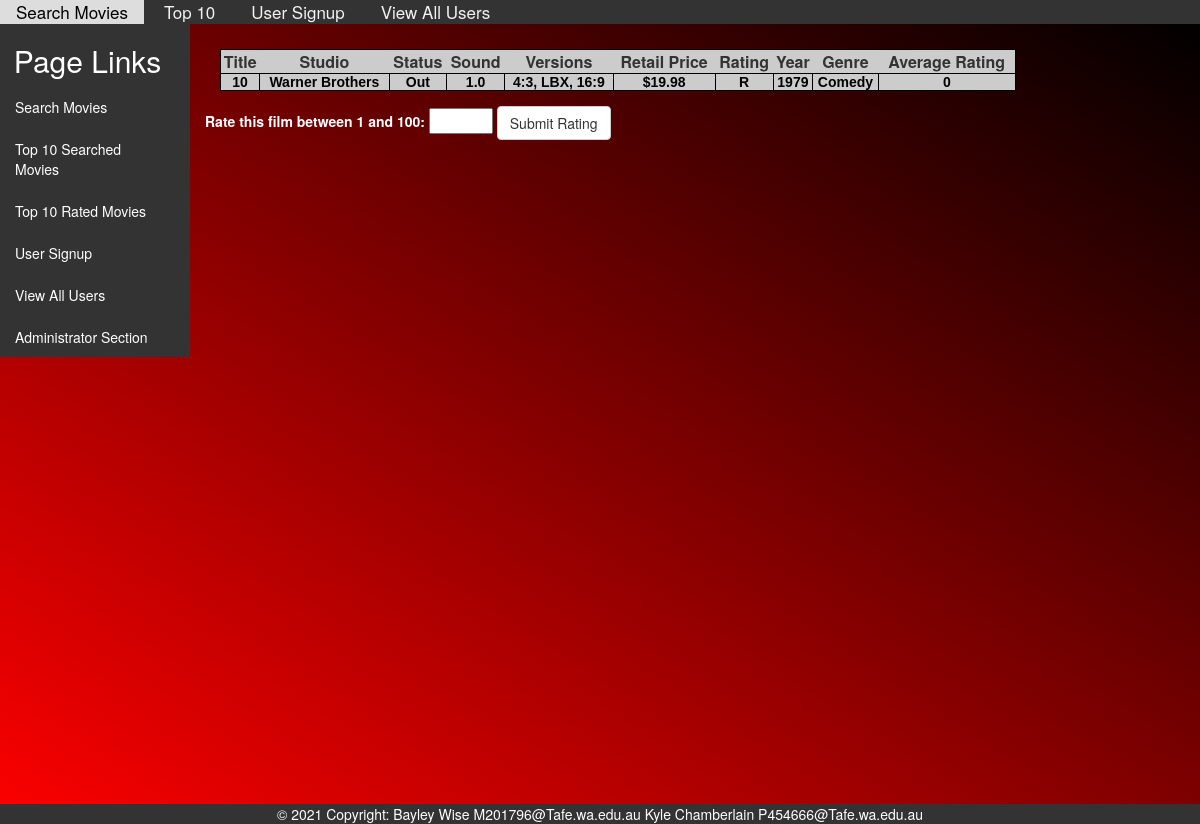
Before: /WebSite/moreInfo.php?id=1 with the older database file.
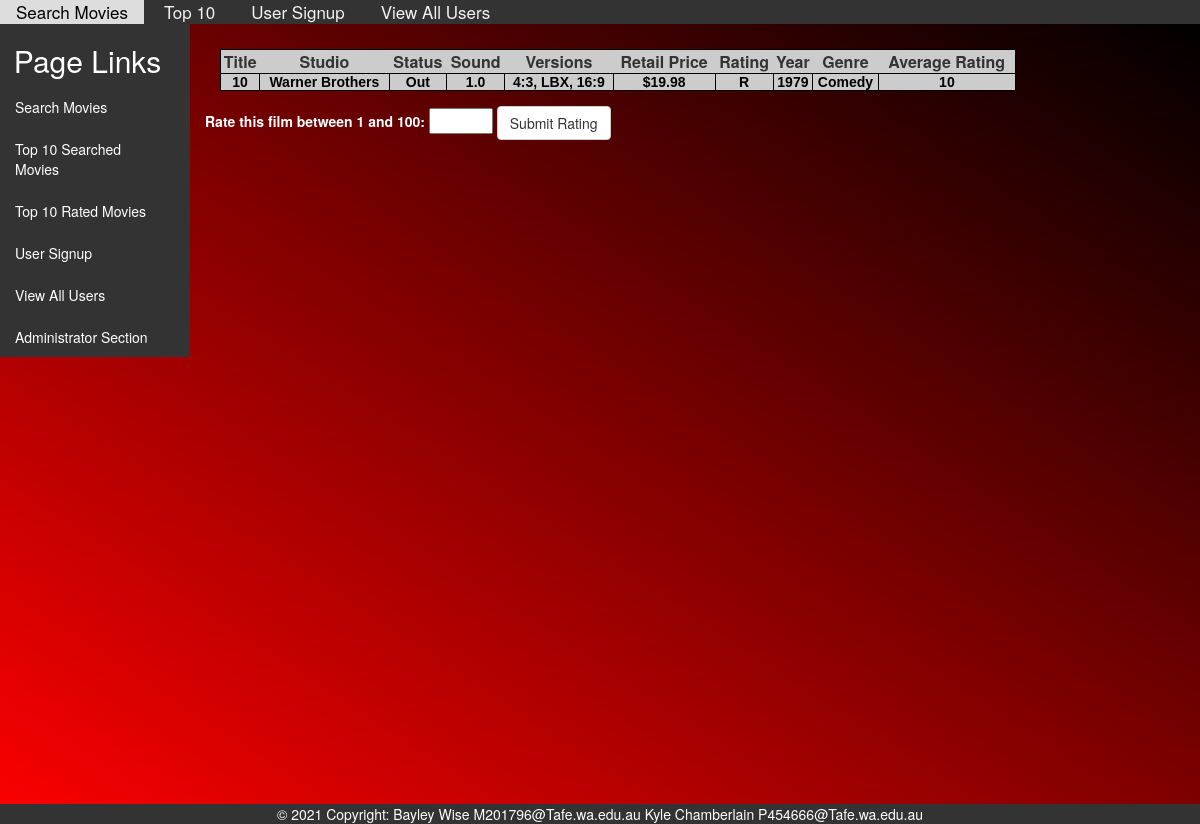
After: the same page with the newer database file.
### tables this page shows
CREATE TABLE `movies` (
  `ID` int(11) NOT NULL DEFAULT '0',
  `Title` varchar(82) DEFAULT NULL,
  `Studio` varchar(15) DEFAULT NULL,
  `Status` varchar(12) DEFAULT NULL,
  `Sound` varchar(11) DEFAULT NULL,
  `Versions` varchar(18) DEFAULT NULL,
  `RecRetPrice` decimal(5,2) DEFAULT NULL,
  `Rating` varchar(5) DEFAULT NULL,
  `Year` int(11) DEFAULT NULL,
  `Genre` varchar(17) DEFAULT NULL,
  `Aspect` varchar(6) DEFAULT NULL,
  `Search_Hits` int(10) NOT NULL,
  `Rating_Total` int(11) NOT NULL,
  `Rating_Amount` int(11) NOT NULL,
  `Rating_Average` double NOT NULL
);

### WebSite/database.php (called while the page is built, shortened)
<?php
function Movie_Details($movieID)
{
    global $db;
    $sql = "SELECT * FROM `movies` ";
    $sql.= "WHERE `ID` = $movieID";
    $result = mysqli_query($db, $sql);
    return $result;
}
?>

### WebSite/moreInfo.php (the view, shortened to what this page needs)
<?php
    require 'header.php';
    require_once 'database.php';
    $movieID = $_REQUEST['id'];
    $movies_set =  Movie_Details($movieID);
?>
<!DOCTYPE html>
<html lang="en">
<head>
    <link rel="stylesheet"
    href="https://maxcdn.bootstrapcdn.com/bootstrap/3.4.0/css/bootstrap.min.css">
    <link rel="stylesheet" type="text/css" href="StyleSheet.css" />
</head>
<body>
<div id="data-body" class="row">
    <nav id="data-nav-bar" class="col-lg-2 bg-info">
        <h2 class="text-center">Page Links</h2>
        <ul class="nav nav-pills nav-stacked">
            <li><a href="search_Movie.php">Search Movies</a></li>
            <li><a href="top_Searched.php">Top 10 Searched Movies</a></li>
            <li><a href="top_Rated.php">Top 10 Rated Movies</a></li>
            <li><a href="userSignUp.php">User Signup</a></li>
            <li><a href="showUsers.php">View All Users</a></li>
            <li><a href="adminLogIn.php">Administrator Section</a></li>
        </ul>
    </nav>
    <main class="col-lg-10">
        <h1><?php echo $movies['Title']; ?></h1>
        <table>
        <?php echo "
            <tr>
                <th>Title</th>
                <th>Studio</th>
                <th>Status</th>
                <th>Sound</th>
                <th>Versions</th>
                <th>Retail Price</th>
                <th>Rating</th>
                <th>Year</th>
                <th>Genre</th>
                <th>Average Rating</th>
            </tr>
            ";
            while ($movies = mysqli_fetch_assoc($movies_set)) {
                echo "
            <tr>
                <td>".$movies['Title']."</td>
                <td>".$movies['Studio']."</td>
                <td>".$movies['Status']."</td>
                <td>".$movies['Sound']."</td>
                <td>".$movies['Versions']."</td>
                <td>$".$movies['RecRetPrice']."</td>
                <td>".$movies['Rating']."</td>
                <td>".$movies['Year']."</td>
                <td>".$movies['Genre']."</td>
                <td>".$movies['Rating_Average']."</td>
            </tr>";
            }
            ?>
    </table>
    <form action="moreInfo.php?id=<?php echo $movieID?>"
        method="post">
        <div class="form-group">
            <label for="rated">Rate this film between 1 and 100:</label>
            <input type="number" id="rated" name="rated" min="1" max="100" required>
            <button type="submit" name="btnSubmit" class="btn btn-default">Submit Rating</button>
        </div>
    </form>
    </main>
</div>
</body>
</html>
<?php
    require 'footer.php';
?>

### WebSite/header.php (shortened to what this page needs)
<header>
  <div class="topnav">
        <a href="search_Movie.php">Search Movies</a>
        <a href="top_Movies.php">Top 10</a>
        <a href="userSignUp.php">User Signup</a>
        <a href="showUsers.php">View All Users</a>
  </div>
</header>

### WebSite/footer.php (shortened to what this page needs)
<footer>
  <div id="data-footer" class="text-center text-dark p-3">
    © 2021 Copyright:
    <a class="text-dark">Bayley Wise M201796@Tafe.wa.edu.au</a>
    <a class="text-dark">Kyle Chamberlain P454666@Tafe.wa.edu.au</a>
  </div>
</footer>

### WebSite/StyleSheet.css (style rules this page uses)
p, h1 { margin: 0px 10px 10px 10px; }
h1 { background-color: transparent; font-size: 32px; font-weight: bold; padding-top: 10px; color: #ffffff; text-align: center; }
h2 { color: white; }
a { color: white; }
table { width: 80%; border: 1px #000 solid; border-collapse: collapse; border-spacing: 0px; margin: 15px ; }
td { background-color: #CCC; border: 1px #000 solid; font-family: Calibri, sans-serif; font-weight: bold; font-size: 14px; color: #000; text-align: center; vertical-align: top; }
tr { height: auto; }
th { text-align: center; background-color: #CCC; }
label { color: white; }
header { min-width: 100%; }
.topnav { background-color: #333; min-width: 100%; }
.topnav a { float: center; color: #f2f2f2; text-align: center; padding: 14px 16px; text-decoration: none; font-size: 17px; }
#data-body { background-image: linear-gradient(to top right, red, black); min-height: 100%; min-width: 100%; }
#data-footer { position:fixed; bottom:0px; right: 0; left: 0; margin: 0 auto; width:100%; height:20px; background-color: #333; color: white; }
#data-nav-bar { background: #333; }

Changed rows visible on the page:
changed movies "Warner Brothers": Rating_Average "0" → "10"
